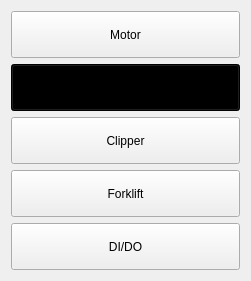
          <widget class="QWidget" name="ListOptionsWidget" native="true">
           <property name="geometry">
            <rect>
             <x>20</x>
             <y>100</y>
             <width>251</width>
             <height>281</height>
            </rect>
           </property>
           <property name="sizePolicy">
            <sizepolicy hsizetype="Preferred" vsizetype="Preferred">
             <horstretch>0</horstretch>
             <verstretch>0</verstretch>
            </sizepolicy>
           </property>
           <layout class="QVBoxLayout" name="verticalLayout_5">
            <item>
             <widget class="QPushButton" name="MotorOption">
              <property name="sizePolicy">
               <sizepolicy hsizetype="Minimum" vsizetype="Preferred">
                <horstretch>0</horstretch>
                <verstretch>0</verstretch>
               </sizepolicy>
              </property>
              <property name="styleSheet">
               <string notr="true"/>
              </property>
              <property name="text">
               <string>Motor</string>
              </property>
             </widget>
            </item>
            <item>
             <widget class="QPushButton" name="VisionOption">
              <property name="sizePolicy">
               <sizepolicy hsizetype="Minimum" vsizetype="Preferred">
                <horstretch>0</horstretch>
                <verstretch>0</verstretch>
               </sizepolicy>
              </property>
              <property name="styleSheet">
               <string notr="true">background-color: #000000;</string>
              </property>
              <property name="text">
               <string>Vision</string>
              </property>
             </widget>
            </item>
            <item>
             <widget class="QPushButton" name="ClipperOption">
              <property name="sizePolicy">
               <sizepolicy hsizetype="Minimum" vsizetype="Preferred">
                <horstretch>0</horstretch>
                <verstretch>0</verstretch>
               </sizepolicy>
              </property>
              <property name="styleSheet">
               <string notr="true"/>
              </property>
              <property name="text">
               <string>Clipper</string>
              </property>
             </widget>
            </item>
            <item>
             <widget class="QPushButton" name="ForkliftOption">
              <property name="sizePolicy">
               <sizepolicy hsizetype="Minimum" vsizetype="Preferred">
                <horstretch>0</horstretch>
                <verstretch>0</verstretch>
               </sizepolicy>
              </property>
              <property name="styleSheet">
               <string notr="true"/>
              </property>
              <property name="text">
               <string>Forklift</string>
              </property>
             </widget>
            </item>
            <item>
             <widget class="QPushButton" name="DIDOOption">
              <property name="sizePolicy">
               <sizepolicy hsizetype="Minimum" vsizetype="Preferred">
                <horstretch>0</horstretch>
                <verstretch>0</verstretch>
               </sizepolicy>
              </property>
              <property name="styleSheet">
               <string notr="true"/>
              </property>
              <property name="text">
               <string>DI/DO</string>
              </property>
             </widget>
            </item>
           </layout>
          </widget>
